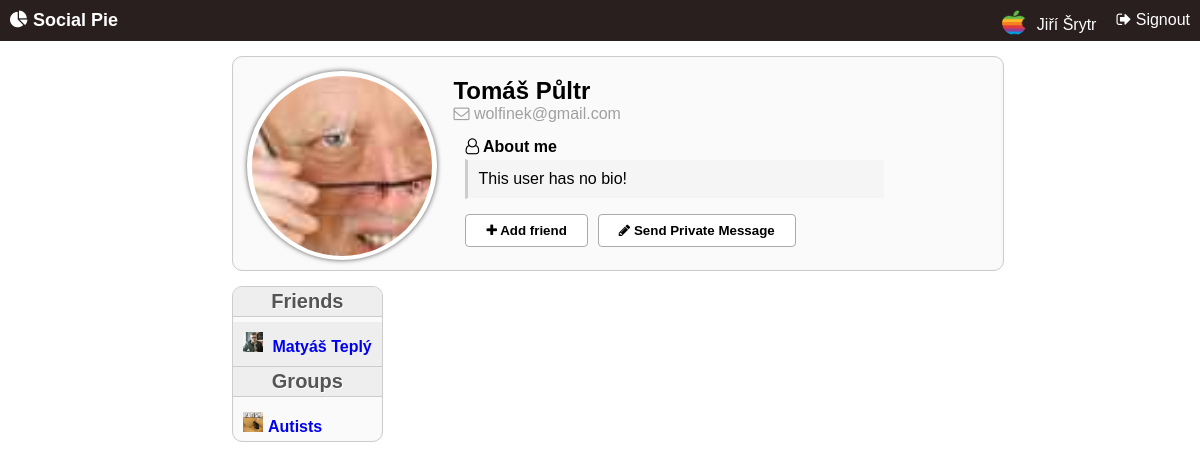
The app's page /network/index.php?usr=8 (signed in) with its own data.
### tables this page shows
CREATE TABLE `users` (
  `id` int(11) NOT NULL,
  `uid` text NOT NULL,
  `first` text NOT NULL,
  `last` text NOT NULL,
  `img` text,
  `bio` text,
  `pwd` text NOT NULL,
  `em` text NOT NULL,
  `f_list` text,
  `f_req` text,
  `f_sent` text,
  `g_list` text
);

CREATE TABLE `groups` (
  `id` int(11) NOT NULL,
  `gid` text NOT NULL,
  `bio` text,
  `img` text,
  `members` text,
  `invites` text,
  `admins` text,
  `privacy` int(11) DEFAULT '0',
  `blocked` text
);

### network/db.inc.php (called while the page is built, shortened)
<?php
Class DBConnection {
	private static $instance = null;
	private function __construct() {
		$this->conn = mysqli_connect("localhost", "root", "", "network");
	}
	public static function getDB() {
		if(self::$instance == null)
			self::$instance = new self();
		return self::$instance->conn;
	}
}

### network/users.inc.php (called while the page is built, shortened)
<?php
require('classes/users.class.php');
function inc_getInfo($id, $opt) {
	$obj = new User;
	return $obj->getInfo($id, $opt);
}
function inc_getId($username) {
	$obj = new User;
	return $obj->getId($username);
}
function inc_getFriends($id, $opt) {
	$obj = new User;
	return $obj->getFriends($id, $opt);
}
function inc_showFriends($id, $opt) {
	$obj = new User;
	return $obj->showFriends($id, $opt);
}

### network/pages/user.php (the view, shortened to what this page needs)
<!DOCTYPE html>
<html>
<head>
	<link rel="stylesheet" type="text/css" href="CSS/user.css">
</head>
<body>
<div class="wrapper">
	<div class="container">
		<section id="user_main">
			<?php $img = inc_getInfo($_GET['usr'], "img"); ?>
			<div id="user_img_div">
				<div id="user_img_img" style='<?php echo "background-image: url(".$img.");"; ?>'>
				</div>
			</div>
			<ul>
				<li>
					<h1><?php echo inc_getInfo($_GET['usr'], "first")." ".inc_getInfo($_GET['usr'], "last"); ?></h1>
					<p id="user_email"><i class="fa fa-envelope-o"></i> <?php echo inc_getInfo($_GET['usr'], "em") ?></p>
				</li>
				<li>
					<b><i class="fa fa-user-o"></i> About me</b>
					<article>
						<p id="user_bio">
						 <?php
						 if(inc_getInfo($_GET['usr'], "bio") == NULL)
						 	echo "This user has no bio!";
						 else
						 	echo inc_getInfo($_GET['usr'], "bio");
						 ?>
						 </p>
					</article>
				</li>
				<?php if ($_SESSION['netw_uid'] != inc_getInfo($_GET['usr'], "uid")): ?>
					<li style="position: relative;">
						<?php
							$id = inc_getId($_SESSION['netw_uid']);
							$f_list_array = inc_getFriends($id, "list");
							$f_req_array = inc_getFriends($id, "req");
							$f_sent_array = inc_getFriends($id, "sent");
							$f_id = $_GET['usr'];
							$f_first = inc_getInfo($f_id, "first");
							$f_last = inc_getInfo($f_id, "last");
						?>
						<?php if(in_array($f_id, $f_req_array)): ?>
							<span id="profile_sender_req_span">
								<style type="text/css"> #user_main ul li:last-child { margin-top: 30px;  } </style>
								<b style="position: absolute; top: -22px"><?php echo $f_first." ".$f_last." wants to be your friend!"; ?></b>
								<form class='f_add_form' id=<?php echo "_".$f_id; ?>>
									<input type='hidden' value=<?php echo $f_id; ?> id=<?php echo "f_add_f_id_".$f_id; ?>>
									<input type='hidden' value=<?php echo $id; ?> id=<?php echo "f_add_id_".$f_id; ?>>
									<button type='submit'><i class='fa fa-check'></i></button>
								</form>
								<form class='f_decline_form' id=<?php echo "_".$f_id; ?>>
									<input type='hidden' value=<?php echo $f_id; ?> id=<?php echo "f_decline_f_id_".$f_id; ?>>
									<input type='hidden' value=<?php echo $id; ?> id=<?php echo "f_decline_id_".$f_id; ?>>
									<button type='submit'><i class='fa fa-times'></i></button>
								</form>
							</span>
						<?php elseif(in_array($f_id, $f_sent_array)): ?>
							<button disabled="true"><i class="fa fa-check"></i> Sent</button>
						<?php elseif (!in_array($_GET['usr'], $f_list_array)): ?>
							<form class="f_req_form" id=<?php echo "_".$_GET['usr'] ?>>
								<button type="submit"><i class="fa fa-plus"></i> Add friend</button>
							</form>
						<?php else: ?>
							<button disabled="true"><i class="fa fa-check"></i> You are friends</button>
						<?php endif ?>
						<button><i class="fa fa-pencil"></i> Send Private Message</button>
					</li>
				<?php endif ?>
			</ul>
		</section>
		<br>
		<section id="user_friends_list">
			<h2>Friends</h2>
			<span id="user_friends_list_span">
				<?php inc_showFriends($_GET['usr'], "list"); ?>
			</span>
			<h2 style="border-top: 1px solid #ccc;">Groups</h2>
			<span>
				<?php inc_showUserGroups($_GET['usr']); ?>
			</span>
		</section>
	</div>
</div>
</body>
</html>

### network/pages/header.php
<header>
	<a href="index.php"><h1><i class="fa fa-pie-chart" aria-hidden="true"></i> Social Pie</h1></a>
	<ul>
		<?php if (!isset($_SESSION['netw_uid'])): ?>
			<li>
				<button>Sign in</button>
				<button>Signup</button>
			</li>
		<?php else: $id = inc_getId($_SESSION['netw_uid'])?>
			<li><p><a href=<?php echo "index.php?usr=".$id; ?>><img src=<?php echo inc_getInfo($id, "img"); ?>><span> <?php echo inc_getInfo($id, "first")." ".inc_getInfo($id, "last"); ?></span></a></p></li>
			<li><a href="users.inc.php?un_getUser"><i class="fa fa-sign-out"></i> Signout</a></li>
		<?php endif ?>
	</ul>
</header>

### network/classes/users.class.php (shortened to what this page needs)
<?php
include_once 'db.inc.php';
class User extends DBConnection {
	private $conn;
	function __construct() {
		$this->conn = DBConnection::getDB();
	}
	public function getInfo($id, $opt) {
		$stmnt = $this->conn->prepare("SELECT * FROM users WHERE id=?");
		$stmnt->bind_param("i", $id);
		$stmnt->execute();
		$results = $stmnt->get_result();
		$row = $results->fetch_assoc();
		if($opt == "img") {
			if($row['img'] != NULL)
				return $row['img'];
			else
				return "resources/imgs/user_def.png";
		}
		return $row[$opt];
	}
	public function getId($username) {
		$stmnt = $this->conn->prepare("SELECT * FROM users WHERE uid=?");
		$stmnt->bind_param("s", $username);
		$stmnt->execute();
		$results = $stmnt->get_result();
		$row = $results->fetch_assoc();
		return $row['id'];
	}
	public function getFriends($id, $opt) {
		$stmnt = $this->conn->prepare("SELECT * FROM users WHERE id=?");
		$stmnt->bind_param("i", $id);
		$stmnt->execute();
		$results = $stmnt->get_result();
		$row = $results->fetch_assoc();
		if($opt == "list") {
			$f_array = explode(",", $row['f_list']);
		}
		if($opt == "req") {
			if($row['f_req'] != NULL)
				$f_array = explode(",", $row['f_req']);
			else
				$f_array = array();
		}
		if($opt == "sent") {
			if($row['f_sent'] != NULL)
				$f_array = explode(",", $row['f_sent']);
			else
				$f_array = array();
		}
		return $f_array;
	}
	public function showFriends($id, $opt) {
		if($opt == "list")
			$f_array = $this->getFriends($id, "list");
		else if($opt == "req")
			$f_array = $this->getFriends($id, "req");
		else
			exit("Wrong parameters!");
		foreach ($f_array as $f_id) {
			$stmnt = $this->conn->prepare("SELECT * FROM users WHERE id=?");
			$stmnt->bind_param("i", $f_id);
			$stmnt->execute();
			$results = $stmnt->get_result();
			$row = $results->fetch_assoc();
			if($opt == "list")
				if(empty($f_array[0])) {
					if($this->getInfo($id, "uid") == $_SESSION['netw_uid'])
						echo "<p style='margin: 10px;'>You have no friends.</p>";
					else
						echo "<p style='margin: 10px; color: #aaa; text-align: center;'>".$this->getInfo($id, "first")." has no friends.</p>";
				}
				else {
					echo "
					<div>
						<a href='index.php?usr=".$row['id']."'><img src='";
					if($row['img'] != NULL)
						echo $row['img'];
					else
						echo "resources/imgs/user_def.png";
					echo "'>
					"
						.$row['first']." ".$row['last']."</a>";
					echo "</div>";
				}
		}
	}
}

### network/classes/groups.class.php (shortened to what this page needs)
<?php
include_once 'db.inc.php';
class Group extends DBConnection {
	private $conn;
	function __construct() {
		$this->conn = DBConnection::getDB();
	}
	public function getInfo($id, $opt) {
		$stmnt = $this->conn->prepare("SELECT * FROM users WHERE id=?");
		$stmnt->bind_param("i", $id);
		$stmnt->execute();
		$results = $stmnt->get_result();
		$row = $results->fetch_assoc();
		if($opt == "g_list")
			return explode(",", $row[$opt]);
		return $row[$opt];
	}
	public function getGroup($g_id, $opt) {
		$stmnt = $this->conn->prepare("SELECT * FROM groups WHERE id=?");
		$stmnt->bind_param("i", $g_id);
		$stmnt->execute();
		$results = $stmnt->get_result();
		$row = $results->fetch_assoc();
		if($opt == "img") {
			if($row['img'] == NULL)
				return "<i class='fa fa-users'></i> ";
			else
				return "<img src='".$row['img']."'>";
		}
		return $row[$opt];
	}
	public function showUserGroups($id) {
		$u_groups_array = $this->getInfo($id, "g_list");
		foreach ($u_groups_array as $g_id) {
			echo "<a href='index.php?grp=".$g_id."'>".$this->getGroup($g_id, "img").$this->getGroup($g_id, "gid")."</a><br>";
		}
	}
}

### network/CSS/root.css (style rules this page uses)
* { margin: 0px; padding: 0px; font-family: helvetica; }
.wrapper { text-align: center; }
.container { text-align: left; display: inline-block; }
body { background-color: #fff; }
section { border: 1px solid #ccc; display: inline-block; margin: 15px; margin-left: 7px; margin-right: 7px; margin-top: 0px; padding: 10px; border-radius: 10px; overflow: hidden; background-color: #fafafa; vertical-align: top; box-shadow: inset 0px 0px 1px #eaeaea; text-align: left; }
section:first-child { margin-top: 15px; }
button { --alert-bg: #f91313; --alert-bg-active: #ce1616; --alert-border: #851414; --alert-shadow: #d83c3c; --focus-bg: #3375e0; --focus-bg-active: #2f65bc; --focus-border: #082656; --focus-shadow: #436db2; border: 1px solid #aaa; background-color: #fff; padding: 8px; padding-left: 20px; padding-right: 20px; font-weight: bold; border-radius: 4px; outline: 0; cursor: pointer; }
header { background-color: #291F1E; color: #fff; padding: 10px; }
header a { color: #fff; text-decoration: none; vertical-align: middle; }
header a img { width: 25px; height: 25px; margin-right: 5px; border-radius: 50%; }
header a span { vertical-align: top; }
header h1 { font-size: 18px; display: inline-block; }
header ul { float: right; display: inline-block; list-style: none; }
header ul li { float: left; }
header p { margin-right: 20px; }

### network/CSS/user.css (style rules this page uses)
.container { width: 750px; }
#user_main { max-height: 250px; width: 750px; }
#user_main ul { display: inline-block; vertical-align: top; list-style: none; margin-top: 10px; }
#user_main ul li:first-child { list-style: none; margin: 0px 12px 0px 12px; }
#user_main ul li:first-child p { color: #a0a0a0; }
#user_main ul li { margin-top: 15px; margin-left: 24px; margin-right: 14px; }
#user_main ul li article { margin-top: 3px; width: 400px; max-height: 90; padding: 10px; }
#user_main ul li article p { border-left: 3px solid #ccc; padding: 10px; margin: -10px; }
#user_main ul li:last-child { list-style: none; width: 420px; }
#user_main ul li:last-child button { margin-right: 10px; float:left; }
#user_friends_list { padding: 0px; padding-bottom: 5px; }
#user_friends_list h2 { text-align: center; padding: 3px; background-color: #eee; border-bottom: 1px solid #ccc; margin-bottom: 5px; color: #555; text-shadow: 1px 1px 1px #fff; font-size: 20px; }
#user_friends_list a { display: inline-block; padding-top: 4px; padding-right: 10px; padding-left: 10px; text-decoration: none; text-align: left; float: left; font-weight: bold; }
#user_friends_list div { text-align: right; width: 100%; height: 40px; }
#user_friends_list div:nth-child(odd) { background-color: #eee; }
#user_friends_list div:last-child { padding-bottom: 4px; }
#user_friends_list a img { width: 20px; height: 20px; padding-top: 6px; margin-right: 5px; }
#user_bio { border: 1px solid #fafafa; border-left: none; outline: none; display: block; max-width: 500px; max-height: 200px; overflow-y: hidden; word-wrap: break-word; background-color: #f5f5f5; }
#user_img_div { margin-top: 4px; margin-left: 4px; padding: 5px; padding-bottom: 0px; display: inline-block; background-color: #fff; box-shadow: 0px 0px 5px #555; border-radius: 50%; }
#user_img_img { position: relative; display: inline-block; z-index: 2; border-radius: 50%; width: 180px; height: 180px; background-size: cover; }

### records on screen
users: id+img (picture), inc_getInfo($id, "first") "Jiří", inc_getInfo($id, "last") "Šrytr"
users: img (picture), first "Tomáš", last "Půltr", em "wolfinek@gmail.com", groups.img (picture), g_list.gid "Autists"
users: img (picture), first "Matyáš", last "Teplý"
